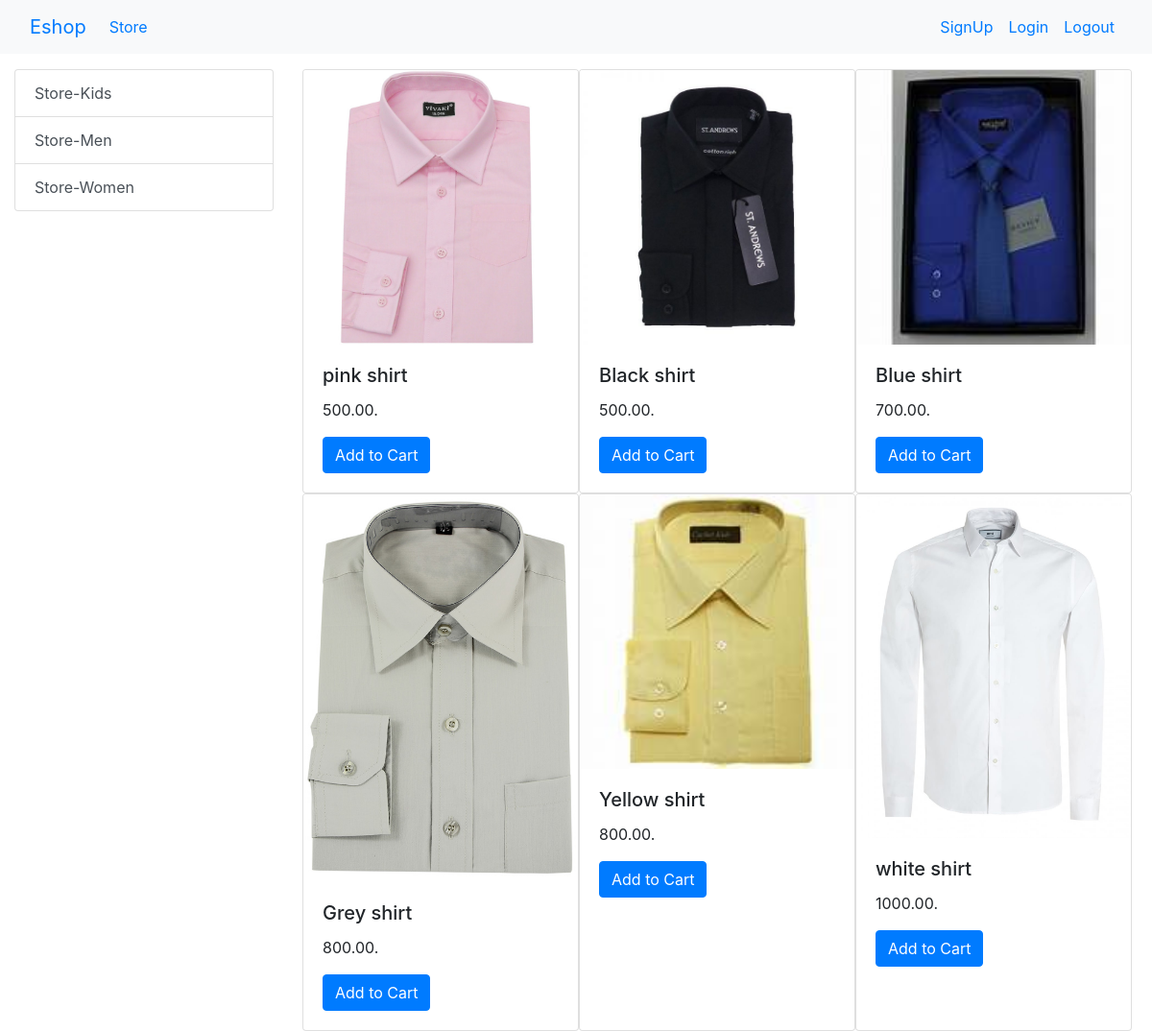
The app's page /?category=2 with its own data.
### Store/models/category.py (models this page shows)
class Category(models.Model):
    name=models.CharField(max_length=255)
    def __str__(self):
        return self.name
    @staticmethod
    def get_all_categories():
        return Category.objects.all()

### Store/models/product.py (models this page shows, shortened)
class Product(models.Model):
    name=models.CharField(max_length=50)
    description=models.TextField()
    price=models.DecimalField(max_digits=10,decimal_places=2)
    image=models.ImageField(upload_to='upload/products/')
    category=models.ForeignKey(Category,on_delete=models.CASCADE,default=1) # map caegory in product to delete and easya accesible for user
    def __str__(self):
        return self.name
    @staticmethod
    def get_all_products_by_categoriesid(category_id):
        if category_id:
            return Product.objects.filter(category=category_id)
        else:
            return Product.get_all_products()

### Store/views.py (the view)
# urls.py: path('', views.index, name='homepage'),
def index(request):
    products=None
    categories=None
    categories = Category.get_all_categories()
    categoryid=request.GET.get('category')
    if categoryid:
        products=Product.get_all_products_by_categoriesid(categoryid)
    else:
        products=Product.get_all_products()
    data = {}
    data['products']=products
    data['categories']=categories
    print(products)
    print(categories)
    return render(request, 'index.html', data)

### Store/templates/index.html
{% extends "base.html" %}
{% block content %}
<div class='container-fluid mt-3'>
  <div class="row">
  <div class="col-lg-3 mx-auto">
  <div class="list-group">
    {% for category in categories %}
    <a href="/?category={{ category.id }}" class="list-group-item list-group-item-action">{{ category.name }}</a>
    {% endfor %}
  </div>
  </div>
  <div id="products" class="col-lg-9">
<div class='row mx-auto'>
    {% for product in products %}
    <div class="card" style="width: 18rem;">
        <img class="card-img-top" src="{{ product.image.url }}" alt="Card image cap">
        <div class="card-body">
          <h5 class="card-title">{{ product.name }}</h5>
          <p class="card-text">{{ product.price }}.</p>
          <a href="#" class="btn btn-primary">Add to Cart</a>
        </div>
    </div>
    {% endfor %}
</div>
</div>
  </div>
</div>
{% endblock %}

### records on screen
Category: name "Store-Kids"
Category: name "Store-Men"
Category: name "Store-Women"
Product: image (picture), name "pink shirt", price "500.00"
Product: image (picture), name "Black shirt", price "500.00"
Product: image (picture), name "Blue shirt", price "700.00"
Product: image (picture), name "Grey shirt", price "800.00"
Product: image (picture), name "Yellow shirt", price "800.00"
Product: image (picture), name "white shirt", price "1000.00"
